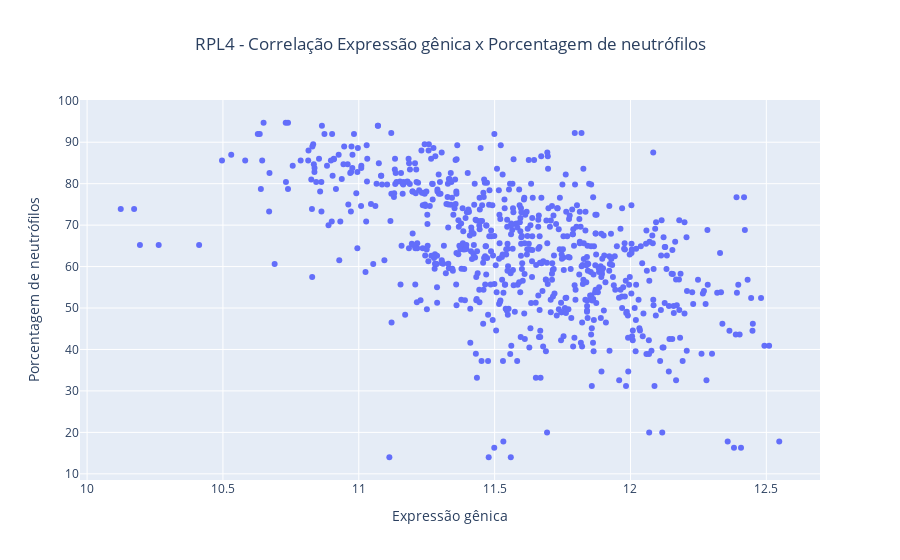
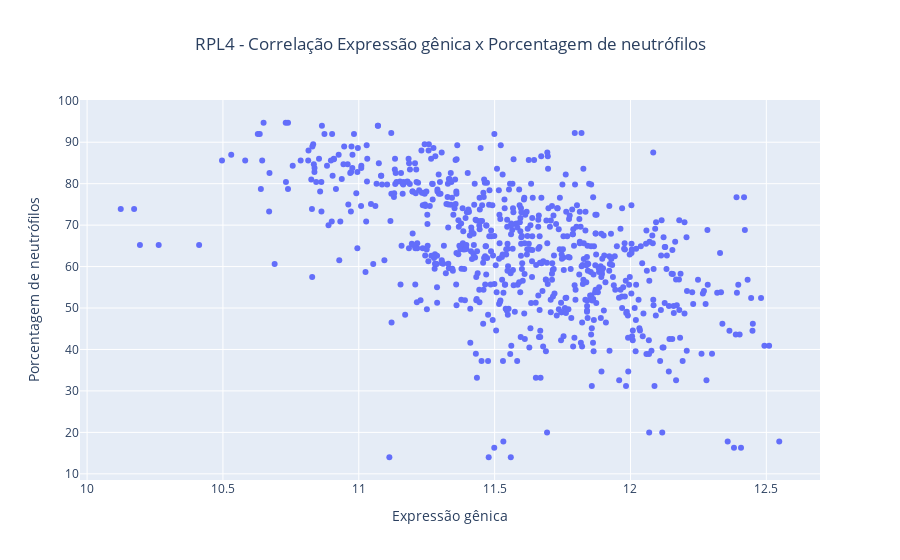
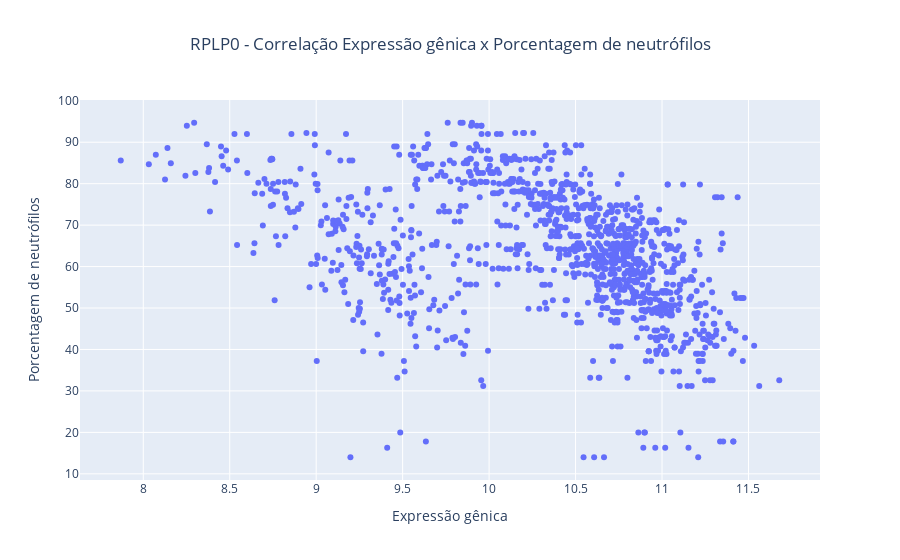
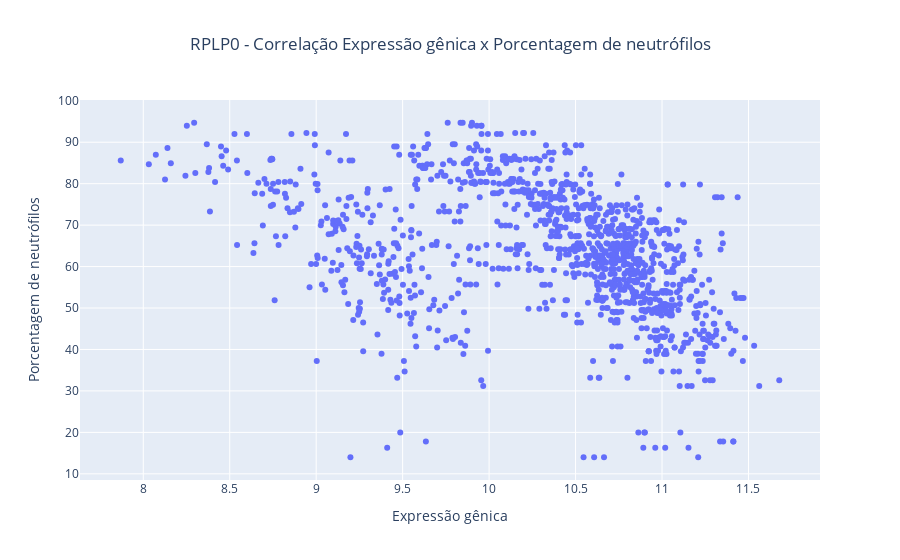

Notebook cell for these charts, in order:
### Code cell
tgt_genes=     [
    "RPL4",
    "RPLP0",
    "EEF2",
    "RPL12",
    "KIAA0649", # "PPP1R26",
    "EEF1G",
    "RPS17",
    "KARS"#"KARS1"
]
df_corr = pd.DataFrame(index=[ 'pearsonr', 'spearmanr', 'kendalltau'])
for gene in tgt_genes:
    x = merged[merged['main_gene'] == gene][['gene_expression_value','neutrophil_percent']].to_numpy()
    if len(x)>1:
        exp = x[:,0]
        neut = x[:,1]

        fig = go.Figure(data=go.Scatter(x=exp, y=neut, mode='markers'))
        
        fig.update_layout(
            title=gene + ' - ' +'Correlação Expressão gênica x Porcentagem de neutrófilos',
            xaxis_title='Expressão gênica',
            yaxis_title='Porcentagem de neutrófilos',
            title_x=0.5  # centraliza o título
        )
        
        fig.show()
        fig.write_image(f"corr_{gene}.png", scale=2)  
        fig.show()
        corr_p,_ = pearsonr(exp,neut)
        print('Correlação de pearson: ', corr_p)
        corr_s,_ = spearmanr(exp,neut)
        print('Correlação de spearman: ', corr_s)
        corr_k,_ = kendalltau(exp,neut)
        print('Correlação de kendall: ', corr_k)
        df_corr[gene] = [corr_p,corr_s, corr_k]

df_corr.head()

### Figure 1 — Plotly figure (JSON) as saved in the notebook; plotly's stock layout.template omitted (floating-point values rounded to 4 significant figures; data arrays with more than 128 entries replaced by an {"elided": "..."} marker saying what was removed)
{"data": [{"mode": "markers", "type": "scatter", "x": {"elided": "723 float values"}, "y": {"elided": "723 float values"}}], "layout": {"title": {"text": "RPL4 - Correlação Expressão gênica x Porcentagem de neutrófilos", "x": 0.5}, "xaxis": {"title": {"text": "Expressão gênica"}}, "yaxis": {"title": {"text": "Porcentagem de neutrófilos"}}}}

### Figure 2 — Plotly figure (JSON) as saved in the notebook; plotly's stock layout.template omitted (floating-point values rounded to 4 significant figures; data arrays with more than 128 entries replaced by an {"elided": "..."} marker saying what was removed)
{"data": [{"mode": "markers", "type": "scatter", "x": {"elided": "723 float values"}, "y": {"elided": "723 float values"}}], "layout": {"title": {"text": "RPL4 - Correlação Expressão gênica x Porcentagem de neutrófilos", "x": 0.5}, "xaxis": {"title": {"text": "Expressão gênica"}}, "yaxis": {"title": {"text": "Porcentagem de neutrófilos"}}}}

### Figure 3 — Plotly figure (JSON) as saved in the notebook; plotly's stock layout.template omitted (floating-point values rounded to 4 significant figures; data arrays with more than 128 entries replaced by an {"elided": "..."} marker saying what was removed)
{"data": [{"mode": "markers", "type": "scatter", "x": {"elided": "1205 float values"}, "y": {"elided": "1205 float values"}}], "layout": {"title": {"text": "RPLP0 - Correlação Expressão gênica x Porcentagem de neutrófilos", "x": 0.5}, "xaxis": {"title": {"text": "Expressão gênica"}}, "yaxis": {"title": {"text": "Porcentagem de neutrófilos"}}}}

### Figure 4 — Plotly figure (JSON) as saved in the notebook; plotly's stock layout.template omitted (floating-point values rounded to 4 significant figures; data arrays with more than 128 entries replaced by an {"elided": "..."} marker saying what was removed)
{"data": [{"mode": "markers", "type": "scatter", "x": {"elided": "1205 float values"}, "y": {"elided": "1205 float values"}}], "layout": {"title": {"text": "RPLP0 - Correlação Expressão gênica x Porcentagem de neutrófilos", "x": 0.5}, "xaxis": {"title": {"text": "Expressão gênica"}}, "yaxis": {"title": {"text": "Porcentagem de neutrófilos"}}}}
